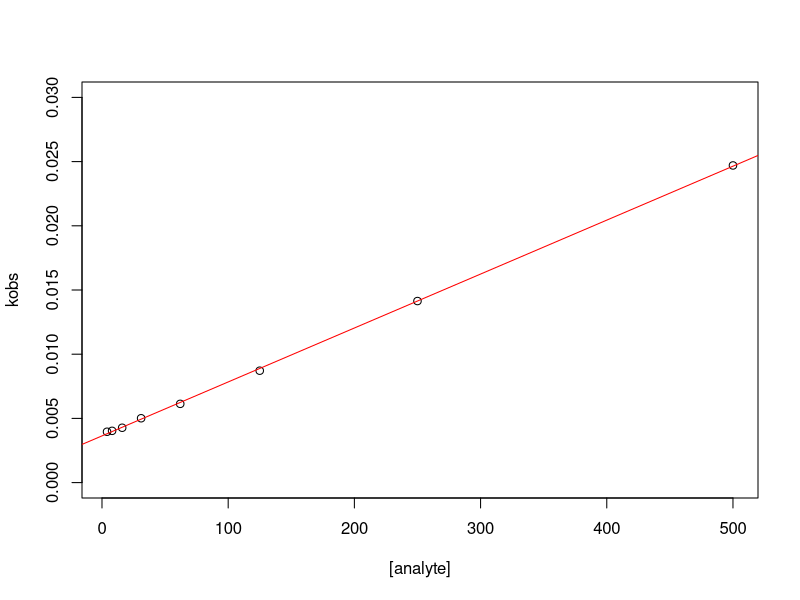

R code for this plot:
#------------------------------------------------------------------------------------------------------------------
#                                    ~~ Deriving KD from kobs values ~~
#------------------------------------------------------------------------------------------------------------------
# This R script provides code for fitting a linear model for the relationship between kobs and analyte concentration
# in order to derive the KD of a reaction. 

# Create vectors for the concentration variable and corresponding kobs values.
# The following values are simply examples. 
c <- c(4,8,16,31,62,125,250,500)
kobs <- c(0.0039604, 0.0040308, 0.0042716, 0.0050106, 0.0061333, 0.008715, 0.01414, 0.0247)

#Plot the data 
plot(c,kobs, ylim = c(0,0.03),xlab="[analyte]", ylab="kobs")
      #the "xlim" is set to best visualise the example data
      #choose which range of X-values are most suitable to visualise the data being analysed.   

#Create a linear fit for the curve using the "lm" function 
fit <- lm(kobs ~ c)

#visualise the fit in the plot 
abline(fit, col = "red")

#View the estimated values for the coefficients.
summary(fit)
      #"(intercept)" is the y-intercept i.e. the dissociation rate constant.
      #"c" is the slope i.e. the association rate constant. 
      # KD is derived by dividing the dissociation rate constant by the association rate constant. 
      



